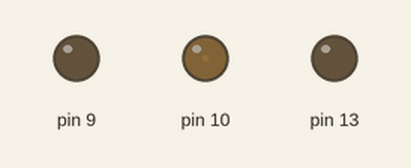
Recording of a sketch running on a simulated Arduino Uno, built with avr-gcc and run on an emulated ATmega328P. Shown: output pins drawn as LEDs (lit = HIGH).

Above: at 0.05 s.
At 1.55 s:
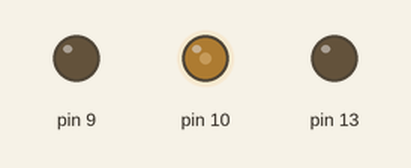
At 3.05 s:
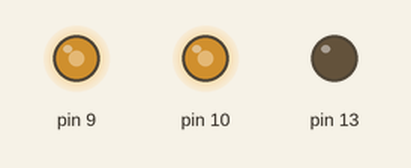
At 6.0 s:
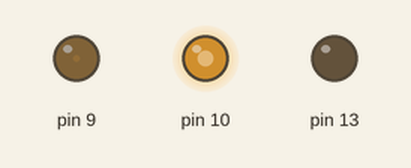
Timing chart, 0 to 7.8 s (numbered marks = the images above):
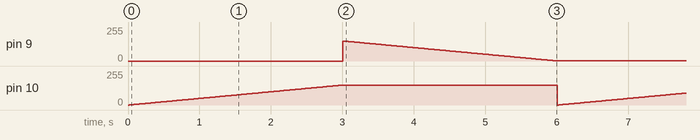

The sketch:

led1.ino
```cpp
void setup() {
  pinMode(13, OUTPUT);
  pinMode(9, OUTPUT);


  // digitalWrite(10, LOW || HIGH) => write to digital pin
  // analogWrite(10, 0 || 255) => write to digital pin
}

void loop() {
for(int i=0;i<150;i=i+1){
  analogWrite(10, i);
  delay(20);
 };

 for(int i=150;i > 0 ;i=i-1){
  analogWrite(9, i);
  delay(20);
 };
}
```

Measured:
- by itself, pin 9: ramps from 150/255 to 1/255 and jumps back, once every 6.0 s
- by itself, pin 10: ramps from 0/255 to 149/255 and jumps back, once every 6.0 s
